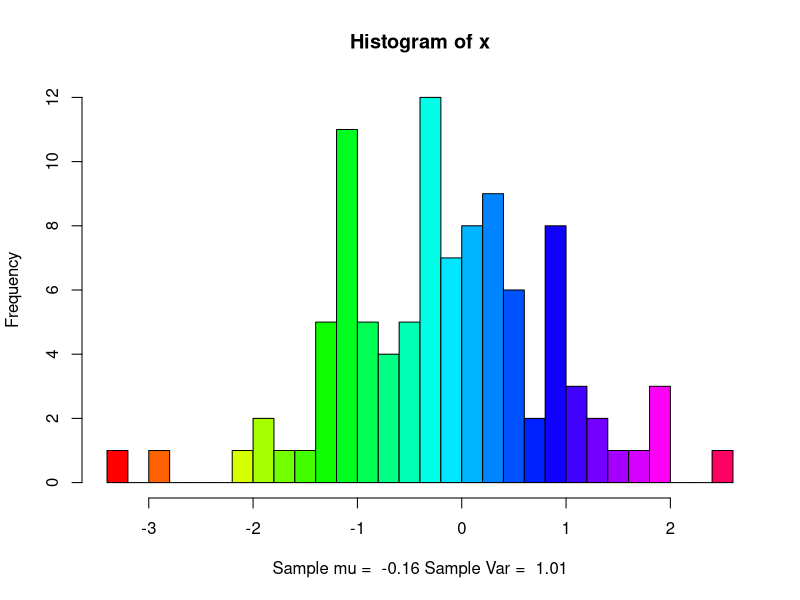

Source code (R):
## ---- chunk 1
mu<-0;sig<-1
num<-100
x<-rnorm(num,mu,sig)
## ---- chunk 2
hist(x,breaks=3*sqrt(num),col=rainbow(factor(x)),
          xlab=paste("Sample mu = ", round(mean(x),2),
                     "Sample Var = ", round(sqrt(var(x)), 2)))
